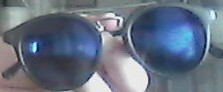
#> input picture Static/zoom/template.jpg, 223 x 92 px
$ python zoomRecognition.py
#> lines starting #> are read from the running program, lines starting #| are printed output that depends on the picture
### shared.py
#This file contains functions and variabels that are used by many files,
#it is used as a header file and it is not run
import cv2
import os

# make a file if it does not exist , or empty it if it does from previous calls
# [5 lines left out: function initializeFile, not called in this run]

#all the methods that are possible for cv2.matchTemplate function
methods = [cv2.TM_CCOEFF, cv2.TM_CCOEFF_NORMED, cv2.TM_CCORR,
         cv2.TM_CCORR_NORMED,cv2.TM_SQDIFF,cv2.TM_SQDIFF_NORMED]

#recognise templte in image. The temp needs to be the same size and orientation that it will eventually be found
# in the image
def RecogniseTemplate(img, template, methods=[cv2.TM_CCOEFF]):
    cv2.imshow('template',template)
    cv2.waitKey(0)
    cv2.destroyAllWindows()
    h, w = template.shape
    for method in methods:
        img2 = img.copy()
        result = cv2.matchTemplate(img2,template, method)
        min_val, max_val, min_loc, max_loc = cv2.minMaxLoc(result)

        if method in [cv2.TM_SQDIFF,cv2.TM_SQDIFF_NORMED]:
            location = min_loc
        else:
            location = max_loc

        cv2.rectangle(img2,location, (location[0]+w, location[1]+h),(255,0,0),10)

        cv2.imshow("method" +str(method),img2)
        cv2.waitKey(0)
        cv2.destroyAllWindows()

### Static/zoom/zoomRecognition.py
import cv2
import os
import re
import sys
sys.path.append("../../.")
import shared


template = cv2.imread('template.jpg', 0)
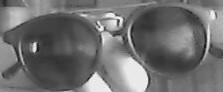
#> template: shape (92, 223); min 19, max 248, mean 111

foldername = 'zoomedImages'
for filename in os.listdir(foldername):
    img = cv2.imread(foldername + '/'+filename, 0)
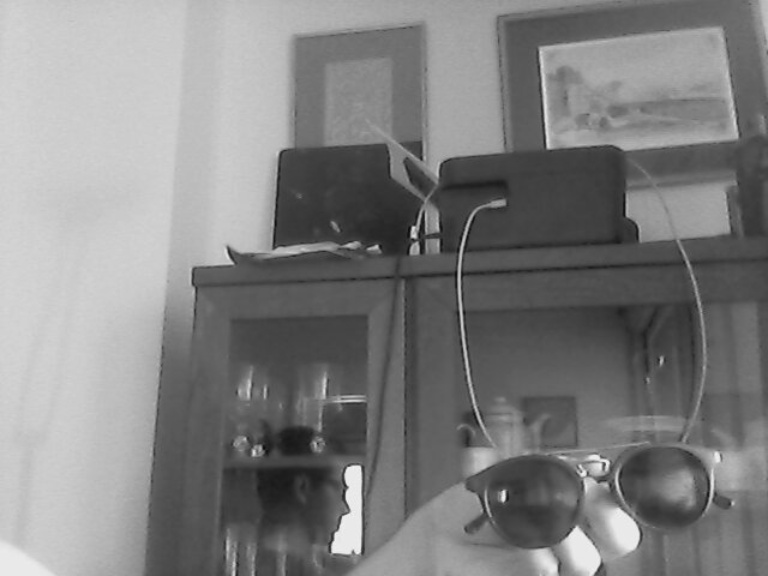
#> input picture Static/zoom/zoomedImages/zoom120.jpg, 768 x 576 px
#> img is the input picture: shape (576, 768); min 13, max 245, mean 128.8
    # get the zoom of the images from the filename
    zoom = int(re.sub("[^0-9]", "", filename)) / 100
    # zoom the template accordingly
    zoomed_template = cv2.resize(template, (0, 0), fx=zoom, fy=zoom)
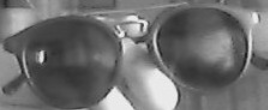
#> zoomed_template: shape (110, 268); min 25, max 244, mean 110.8
    shared.RecogniseTemplate(img, zoomed_template)
#> the loop in RecogniseTemplate, `for method in methods:` made 1 pass
#> (min_val, max_val, min_loc, location) on pass 1: (-22879836, 56162772, (173, 75), (462, 439))
#> pass 1, in RecogniseTemplate, `result = cv2.matchTemplate(img2,template, method)`:
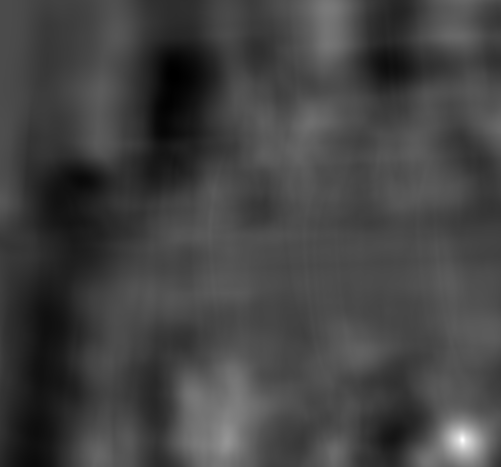
#> result: shape (467, 501) float32; min -22879836, max 56162772, mean -1973997; drawn with min black and max white
#> pass 1, in RecogniseTemplate, `cv2.imshow("method" +str(method),img2)`:
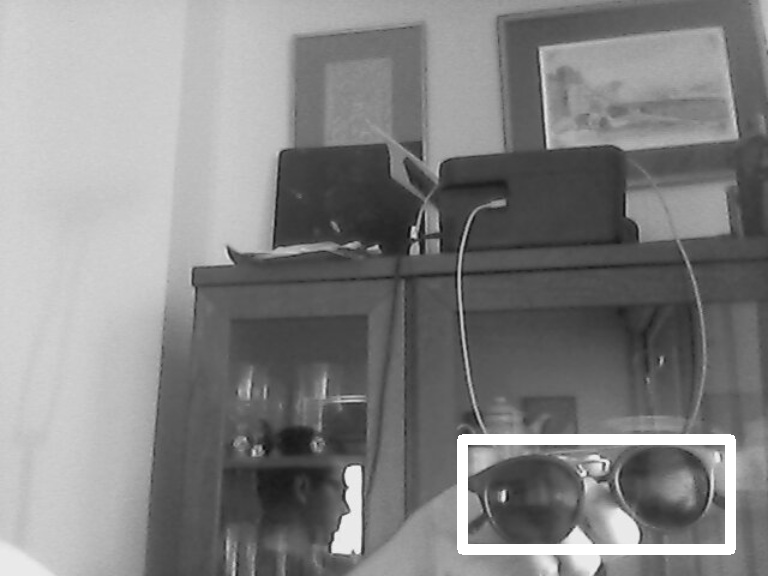
#> window 'method4': shape (576, 768); min 13, max 255, mean 131.1
#> pass 2 of the loop `for filename in os.listdir(foldername):`:
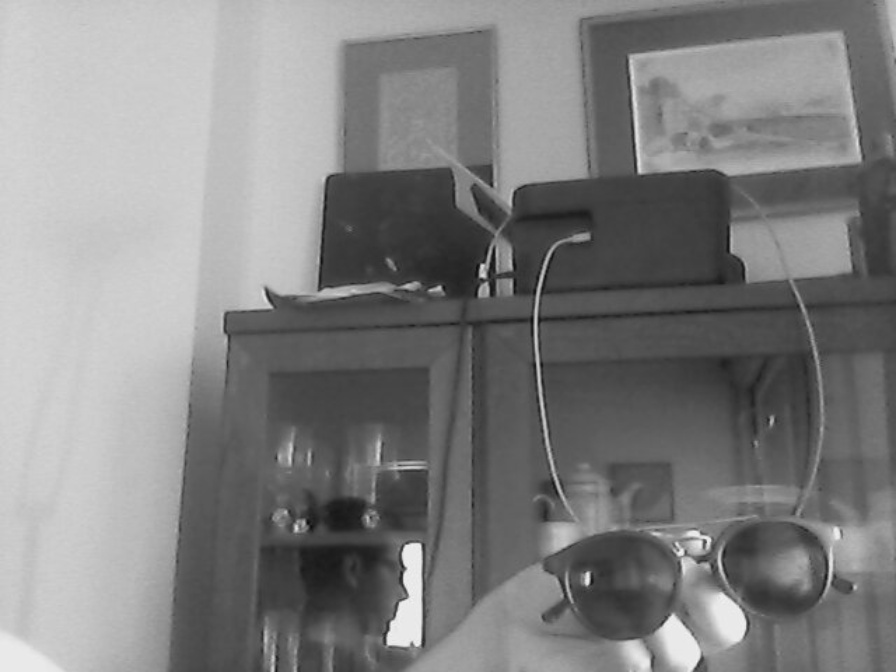
#> input picture Static/zoom/zoomedImages/zoom140.jpg, 896 x 672 px
#> img is the input picture: shape (672, 896); min 11, max 247, mean 128.8
#> zoomed_template: shape (129, 312)
#> the loop in RecogniseTemplate (call 2), `for method in methods:` made 1 pass
#> (min_val, max_val, min_loc, location) on pass 1: (-31593634, 76944288, (201, 87), (539, 513))
#> pass 1, in RecogniseTemplate (call 2), `result = cv2.matchTemplate(img2,template, method)`:
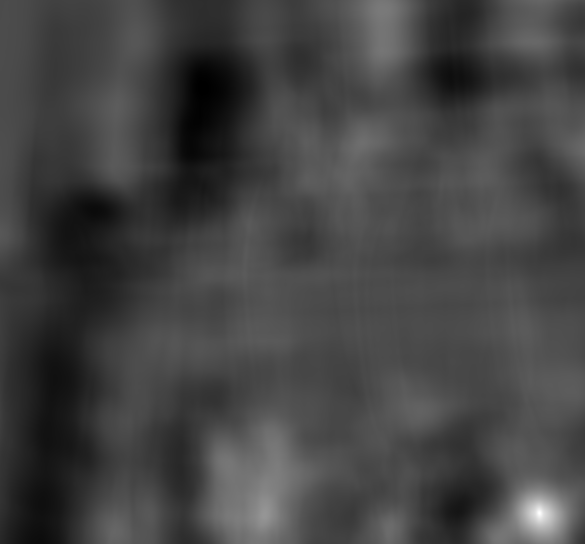
#> result: shape (544, 585) float32; min -31593634, max 76944288, mean -2706733; drawn with min black and max white
#> pass 1, in RecogniseTemplate (call 2), `cv2.imshow("method" +str(method),img2)`:
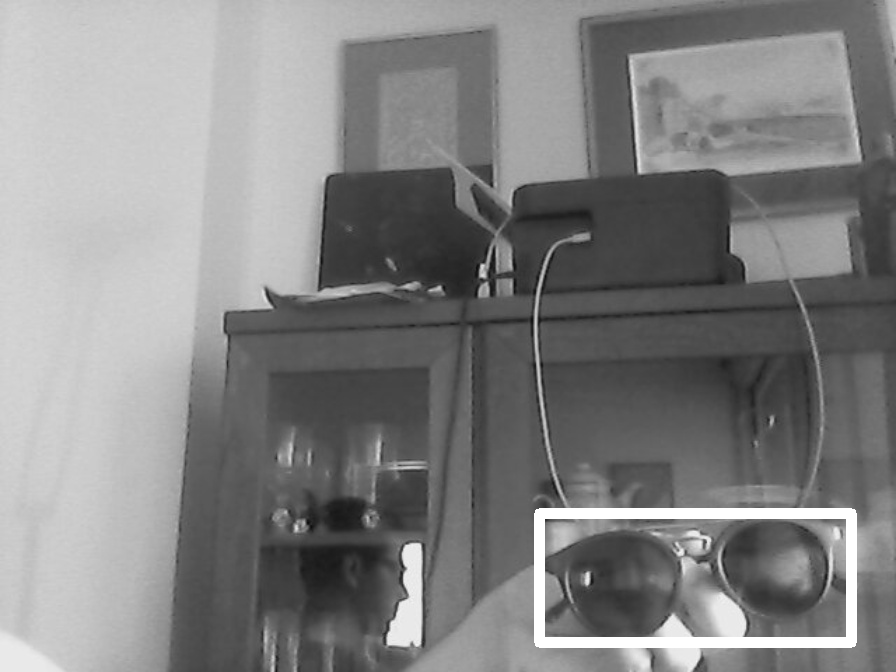
#> window 'method4': shape (672, 896); min 11, max 255, mean 130.8
#> pass 3 of the loop `for filename in os.listdir(foldername):`:
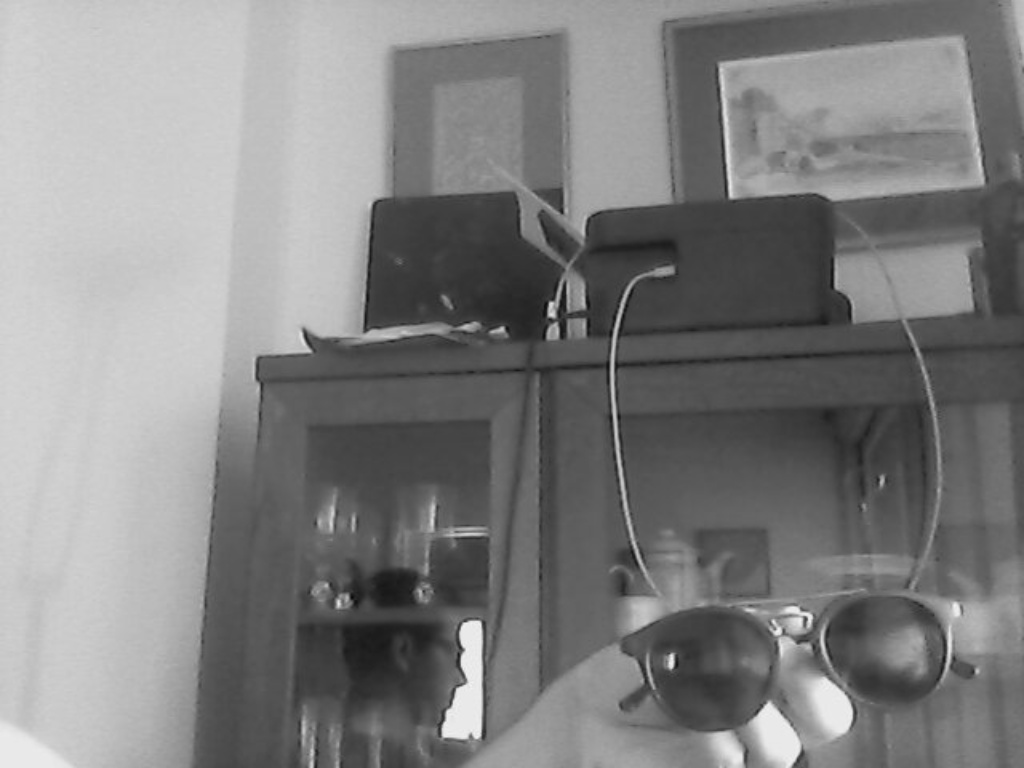
#> input picture Static/zoom/zoomedImages/zoom160.jpg, 1024 x 768 px
#> img is the input picture: shape (768, 1024); min 8, max 244, mean 128.8
#> zoomed_template: shape (147, 357)
#> the loop in RecogniseTemplate (call 3), `for method in methods:` made 1 pass
#> (min_val, max_val, min_loc, location) on pass 1: (-40951620, 100322520, (230, 100), (616, 586))
#> pass 1, in RecogniseTemplate (call 3), `result = cv2.matchTemplate(img2,template, method)`:
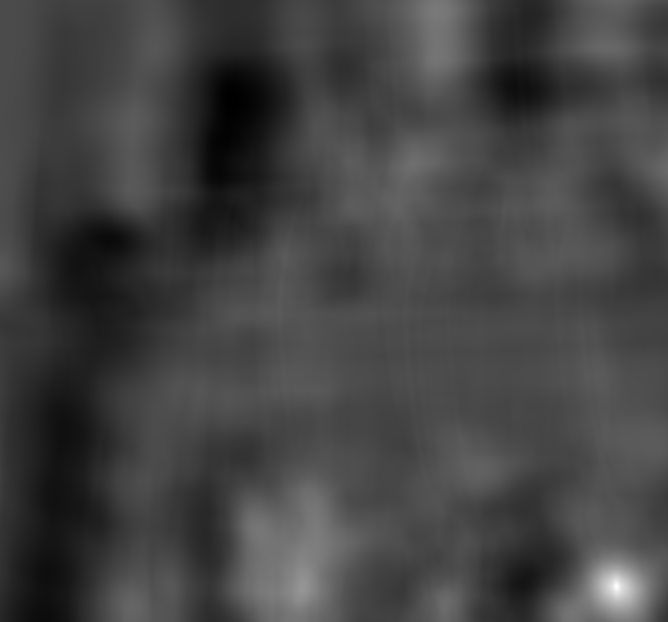
#> result: shape (622, 668) float32; min -40951620, max 100322520, mean -3526528.8; drawn with min black and max white
#> pass 1, in RecogniseTemplate (call 3), `cv2.imshow("method" +str(method),img2)`:
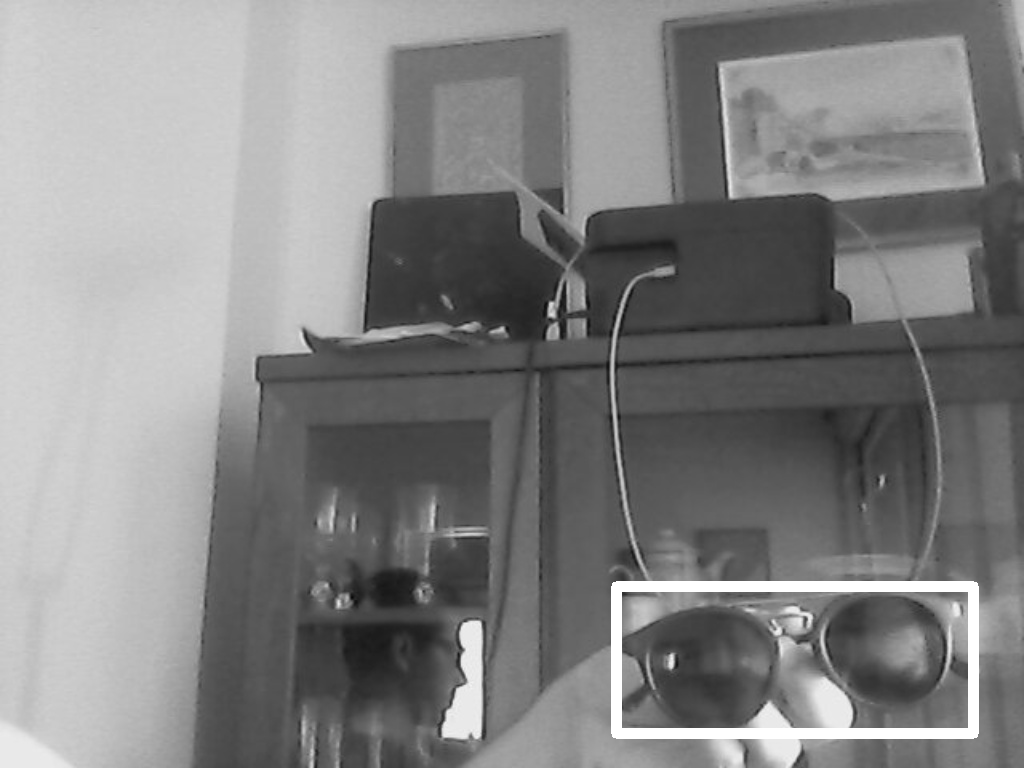
#> window 'method4': shape (768, 1024); min 8, max 255, mean 130.5
